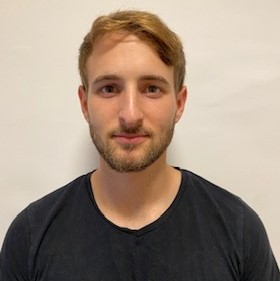
#> input picture photo.jpeg, 280 x 281 px
$ python face_recognition.py
#> lines starting #> are read from the running program, lines starting #| are printed output that depends on the picture; after the words box and inside, x2 and y2 are one past the last pixel; in counts of white or black regions, pixels touching at a corner belong together
import cv2
face_cascade = cv2.CascadeClassifier("haarcascade_frontalface_default.xml")

img = cv2.imread("photo.jpeg")
#> img is the input picture: shape (281, 280, 3); mean B, G, R 128, 142.9, 160.3
gray_img = cv2.cvtColor(img, cv2.COLOR_BGR2GRAY)
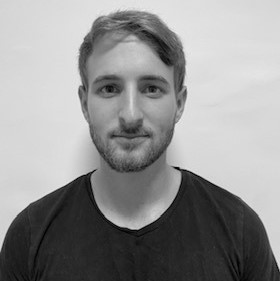
#> gray_img: shape (281, 280); min 0, max 238, mean 146.4

faces = face_cascade.detectMultiScale(gray_img,
                                      scaleFactor=1.05,minNeighbors=5)
#> faces = [[64, 37, 133, 133]]
for x,y,w,h in faces:
    img = cv2.rectangle(img, (x,y), (x+w,y+h), (0,255,0), 3)
#> this loop made 1 pass
#> pass 1, `img = cv2.rectangle(img, (x,y), (x+w,y+h), (0,255,0), 3)`:
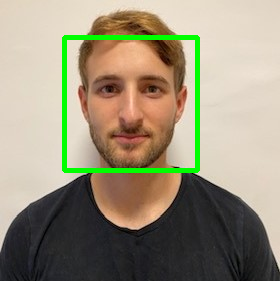
#> img: shape (281, 280, 3); 3.37% of pixels changed, all inside (x1, y1, x2, y2) = (62, 35, 200, 173)

cv2.imshow("Gray", img)
cv2.waitKey(0)
cv2.destroyAllWindows
